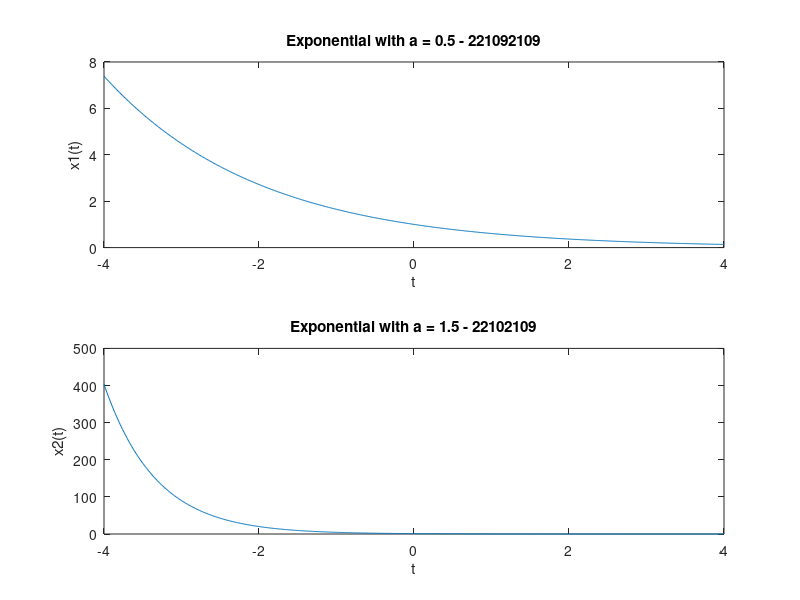

MATLAB code for this plot:
clear all;
clc;
t = -4:0.01:4;
x1 = exp(-0.5 * t);
x2 = exp(-1.5 * t);
subplot(2,1,1);
plot(t,x1)
xlabel('t')
ylabel('x1(t)')
title('Exponential with a = 0.5 - 221092109')

subplot(2,1,2);
plot(t,x2)
xlabel('t')
ylabel('x2(t)')
title('Exponential with a = 1.5 - 22102109')
